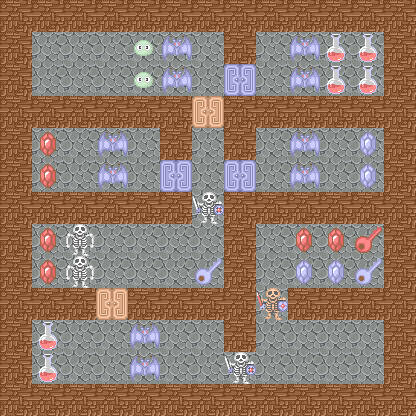

This game map was drawn from its Tiled (.tmx) file and the tilesets committed beside it. A one-line description and the full map source follow:
An orthogonal 13x13 tile map with 32x32 px tiles, 5 tile layers (floor, wall, enemy, door, ...), 4 tilesets and 2 objects (2x teleport).

<map version="1.0" tiledversion="1.1.5" orientation="orthogonal" renderorder="right-down" width="13" height="13" tilewidth="32" tileheight="32" infinite="0" nextobjectid="3">
 <tileset firstgid="1" source="terrain.tsx" />
 <tileset firstgid="3" source="enemy.tsx" />
 <tileset firstgid="259" source="door.tsx" />
 <tileset firstgid="275" source="item.tsx" />
 <layer name="floor" width="13" height="13">
  <data encoding="csv">
1,1,1,1,1,1,1,1,1,1,1,1,1,
1,1,1,1,1,1,1,1,1,1,1,1,1,
1,1,1,1,1,1,1,1,1,1,1,1,1,
1,1,1,1,1,1,1,1,1,1,1,1,1,
1,1,1,1,1,1,1,1,1,1,1,1,1,
1,1,1,1,1,1,1,1,1,1,1,1,1,
1,1,1,1,1,1,1,1,1,1,1,1,1,
1,1,1,1,1,1,1,1,1,1,1,1,1,
1,1,1,1,1,1,1,1,1,1,1,1,1,
1,1,1,1,1,1,1,1,1,1,1,1,1,
1,1,1,1,1,1,1,1,1,1,1,1,1,
1,1,1,1,1,1,1,1,1,1,1,1,1,
1,1,1,1,1,1,1,1,1,1,1,1,1
</data>
 </layer>
 <layer name="wall" width="13" height="13">
  <data encoding="csv">
2,2,2,2,2,2,2,2,2,2,2,2,2,
2,0,0,0,0,0,0,2,0,0,0,0,2,
2,0,0,0,0,0,0,0,0,0,0,0,2,
2,2,2,2,2,2,0,2,2,2,2,2,2,
2,0,0,0,0,2,0,2,0,0,0,0,2,
2,0,0,0,0,0,0,0,0,0,0,0,2,
2,2,2,2,2,2,0,2,2,2,2,2,2,
2,0,0,0,0,0,0,2,0,0,0,0,2,
2,0,0,0,0,0,0,2,0,0,0,0,2,
2,2,2,0,2,2,2,2,0,2,2,2,2,
2,0,0,0,0,0,0,2,0,0,0,0,2,
2,0,0,0,0,0,0,0,0,0,0,0,2,
2,2,2,2,2,2,2,2,2,2,2,2,2
</data>
 </layer>
 <layer name="enemy" width="13" height="13">
  <data encoding="csv">
0,0,0,0,0,0,0,0,0,0,0,0,0,
0,0,0,0,35,23,0,0,0,23,0,0,0,
0,0,0,0,35,23,0,0,0,23,0,0,0,
0,0,0,0,0,0,0,0,0,0,0,0,0,
0,0,0,23,0,0,0,0,0,23,0,0,0,
0,0,0,23,0,0,0,0,0,23,0,0,0,
0,0,0,0,0,0,7,0,0,0,0,0,0,
0,0,3,0,0,0,0,0,0,0,0,0,0,
0,0,3,0,0,0,0,0,0,0,0,0,0,
0,0,0,0,0,0,0,0,11,0,0,0,0,
0,0,0,0,23,0,0,0,0,0,0,0,0,
0,0,0,0,23,0,0,7,0,0,0,0,0,
0,0,0,0,0,0,0,0,0,0,0,0,0
</data>
 </layer>
 <layer name="door" width="13" height="13">
  <data encoding="csv">
0,0,0,0,0,0,0,0,0,0,0,0,0,
0,0,0,0,0,0,0,0,0,0,0,0,0,
0,0,0,0,0,0,0,260,0,0,0,0,0,
0,0,0,0,0,0,259,0,0,0,0,0,0,
0,0,0,0,0,0,0,0,0,0,0,0,0,
0,0,0,0,0,260,0,260,0,0,0,0,0,
0,0,0,0,0,0,0,0,0,0,0,0,0,
0,0,0,0,0,0,0,0,0,0,0,0,0,
0,0,0,0,0,0,0,0,0,0,0,0,0,
0,0,0,259,0,0,0,0,0,0,0,0,0,
0,0,0,0,0,0,0,0,0,0,0,0,0,
0,0,0,0,0,0,0,0,0,0,0,0,0,
0,0,0,0,0,0,0,0,0,0,0,0,0
</data>
 </layer>
 <layer name="item" width="13" height="13">
  <data encoding="csv">
0,0,0,0,0,0,0,0,0,0,0,0,0,
0,0,0,0,0,0,0,0,0,0,279,279,0,
0,0,0,0,0,0,0,0,0,0,279,279,0,
0,0,0,0,0,0,0,0,0,0,0,0,0,
0,275,0,0,0,0,0,0,0,0,0,276,0,
0,275,0,0,0,0,0,0,0,0,0,276,0,
0,0,0,0,0,0,0,0,0,0,0,0,0,
0,275,0,0,0,0,0,0,0,275,275,293,0,
0,275,0,0,0,0,292,0,0,276,276,292,0,
0,0,0,0,0,0,0,0,0,0,0,0,0,
0,279,0,0,0,0,0,0,0,0,0,0,0,
0,279,0,0,0,0,0,0,0,0,0,0,0,
0,0,0,0,0,0,0,0,0,0,0,0,0
</data>
 </layer>
 <objectgroup name="object">
  <object id="1" type="teleport" x="32" y="32" width="32" height="32">
   <properties>
    <property name="heroTileCoordX" type="int" value="1" />
    <property name="heroTileCoordY" type="int" value="2" />
    <property name="image" value="down_floor.png" />
    <property name="targetMap" value="1" />
   </properties>
  </object>
  <object id="2" type="teleport" x="352" y="352" width="32" height="32">
   <properties>
    <property name="heroTileCoordX" type="int" value="11" />
    <property name="heroTileCoordY" type="int" value="10" />
    <property name="image" value="up_floor.png" />
    <property name="targetMap" value="3" />
   </properties>
  </object>
 </objectgroup>
</map>
